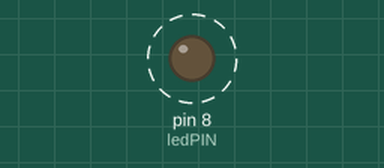
Simulated run of this sketch. Board: Arduino Uno, built with avr-gcc and run on an emulated ATmega328P. Parts: output pins drawn as LEDs (lit = HIGH). Dashed ring = blinking.

Above: at 0.06 s.
Timing chart, 0 to 3.0 s (numbered marks = the images above):
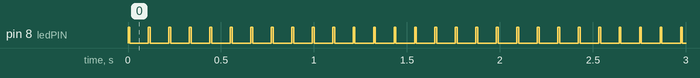

The sketch:

sketch_sep15a.ino
```cpp
const int ledPIN = 8;

void setup() {
  Serial.begin(9600);    //iniciar puerto serie
  pinMode(ledPIN , OUTPUT);  //definir pin como salida
}

 //siii no ahora vv

void loop(){
  digitalWrite(ledPIN , HIGH);   // poner el Pin en HIGH
  delay(10);                   // esperar un segundo
  digitalWrite(ledPIN , LOW);    // poner el Pin en LOW
  delay(100);                   // esperar un segundo
}
```

Measured:
- by itself, pin 8 (ledPIN): alternates HIGH for 0.01 s and LOW for 0.10 s
